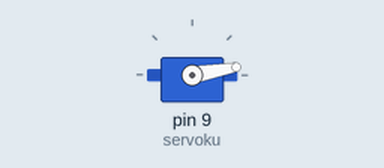
Bench run of a sketch on a simulated Arduino Uno, built with avr-gcc and run on an emulated ATmega328P. Shown: servo.

Above: at 0.05 s.
Timing chart, 0 to 4.6 s (numbered marks = the images above):
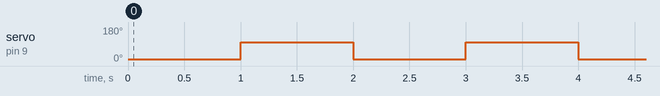

Measured:
- by itself, servo on pin 9 (servoku): alternates 100° for 1.0 s and 10° for 1.0 s

The sketch:

prak3_motorservo_bagain1.ino
```cpp
#include <Servo.h>
Servo servoku;

void setup(){
  servoku.attach(9);
//  servoku.write(180);
//  delay(1000);
//  servoku.write(45);
//  delay(1000);
}

void loop(){
  servoku.write(10);
  delay(1000);
  servoku.write(100);
  delay(1000);
}
```
